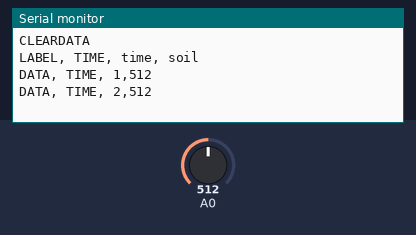
The sketch below on a simulated Arduino Uno, built with avr-gcc and run on an emulated ATmega328P. Parts: the last lines printed to the serial monitor. The test bench sets the inputs (shaded band); at power-on: A0 = 512.

Above: at 1.8 s.
1.9 s: A0 set to 716
At 2.8 s:
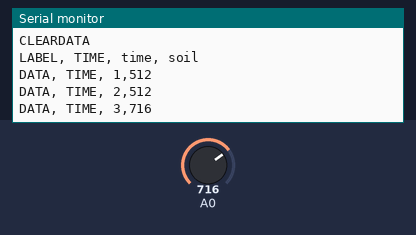
3.4 s: A0 set to 900
At 4.6 s:
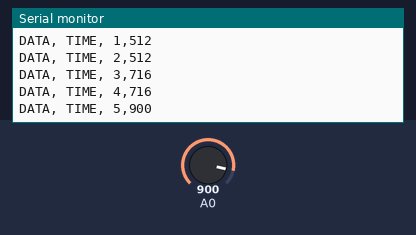
Timing chart, 0 to 6.4 s (numbered marks = the images above; inputs shaded):
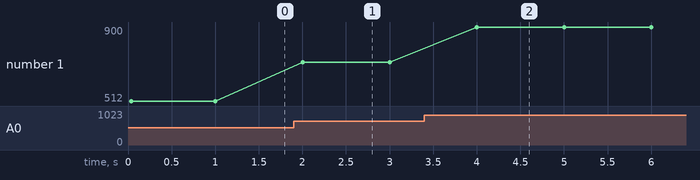

Measured:
- after the input at 1.9 s, the serial monitor: prints a new line after 0.10 s (image 1)
- after the input at 3.4 s, the serial monitor: prints a new line after 0.60 s (image 2)
- plotted number 1: 512 → 716 after the input at 1.9 s, 716 → 900 after the input at 3.4 s

The sketch:

soil_plx.ino
```cpp
int count=0;

void setup() {

  Serial.begin(9600);
  Serial.println("CLEARDATA");
  Serial.println("LABEL, TIME, time, soil");

}

void loop() {

  int soil = analogRead(A0);

  count ++;
  Serial.print("DATA, TIME, ");
  Serial.print(count*1);
  Serial.print(",");
  Serial.println(soil);


  delay(1000);

}
```
